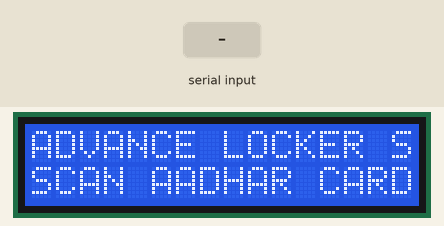
A sketch run on a simulated Arduino Uno, built with avr-gcc and run on an emulated ATmega328P. On the bench: 16×2 character LCD. The test bench sets the inputs (shaded band). Random numbers use the default seed unless the sketch sets one; what the sketch prints to the serial monitor is not drawn.

Above: at 1.2 s.
1.3 s: "@\n" received over the second serial link
At 1.7 s:
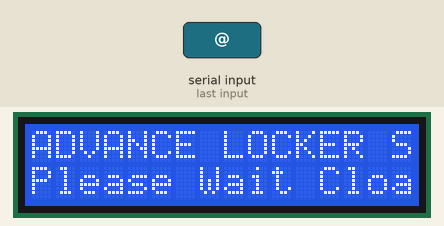
Timing chart, 0 to 4.3 s (numbered marks = the images above; inputs shaded):
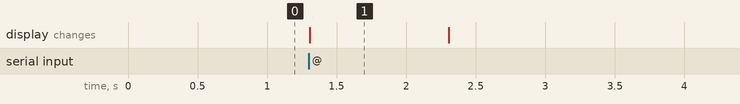

Measured:
- after the input at 1.3 s, the display: changes at once (image 1)
- what the display in image 1 shows lasts 1.0 s, from 1.3 s to 2.3 s

The sketch:

aadhaar_based_locker.ino
```cpp
#include<Keypad.h>
const byte ROWS = 4; //four rows
const byte COLS = 4; //four columns
char keys[ROWS][COLS] =
{
  {'1','1','2','3'},
  {'4','4','5','6'},
  {'7','7','8','9'},
  {'*','*','0','#'}
};
byte rowPins[ROWS] = {11,10,9,8}; //connect to the row pinouts of the keypad
byte colPins[COLS] =  {7,6,5,4};//connect to the column pinouts of the keypad
Keypad keypad = Keypad( makeKeymap(keys), rowPins, colPins, ROWS, COLS );
char customKey=0;
char password[4];
int i=0;

String Entered_OTP = "";

//#include <SoftwareSerial.h>
//SoftwareSerial mySerial(9, 10);

#include<SoftwareSerial.h>
SoftwareSerial BT(12, 13); //TX, RX  pins of arduino respetively

#include<LiquidCrystal.h>
LiquidCrystal lcd(14, 15, 16, 17, 18, 19); // initialize the library with the numbers of the interface pins RS,EN,D4,D5,D6,D7

String Aadhar="";
String info="";
volatile int count=0;
char inChar;
boolean stringComplete = false;  // whether the string is complete
int flag = 0;

long randNumber;
long OTP;

//----------//Aadhar data//-------------//
String P1="390177559845";
```

loop.ino
```cpp
void loop()
{
  lcd.setCursor(0, 1);
  lcd.print("SCAN AADHAR CARD");
  randNumber = random(1111, 9999);
  char customKey = keypad.getKey();
  //Serial.println(customKey );

  while (BT.available())
  //while (Serial.available())
  {
    inChar = (char)BT.read();  // get the new byte:
    //inChar = (char)Serial.read();  // get the new byte:
    info += inChar;           // add it to the inputString:
    //Serial.print(inChar);
    count ++; // if the incoming character is a newline, set a flag so the main loop can do something about it:

    if (inChar == '@')
    {
      Serial.println("Clossing...");
      Close();
    }
    if (inChar == '\n')
     {
       info="";
       Aadhar = info;
       flag =1;
     }
    if(info.length()>29 && info.length()<42)
     {
       Aadhar+=inChar;
     }
    if (info.length() > 40 && flag==1)
     {
      Serial.println(Aadhar);
      info = "";
      {
      if(Aadhar == P1)
        {
         Serial.println(randNumber);
         OTP==randNumber;
         Open();

         /*mySerial.println("AT+CMGF=1");    //Sets the GSM Module in Text Mode
         delay(1000);  // Delay of 1000 milli seconds or 1 second
         mySerial.println("AT+CMGS=\"+918849339407\"\r"); // Replace x with mobile number
         delay(1000);
         Serial.println(randNumber);
         mySerial.println(randNumber);
         delay(100);
         mySerial.println((char)26);// ASCII code of CTRL+Z
         delay(1000);
         */

          /*do
          {
            if (Serial.available()>0)
              {
                char customKey = keypad.getKey();
                Entered_OTP += (char) customKey;
              }
           }while(Entered_OTP.length() < 4);
            Serial.println(Entered_OTP);
            int temp_OTP = Entered_OTP.toInt();
            if(temp_OTP == OTP)
              {
                Open();
              }
            else
              {
                Serial.println("Wrong OTP");
              }
              */
      }
      else
        {
          Serial.println("unAuthorized User");
          lcd.setCursor(0, 1);
          lcd.print("unAuthorized User");
        }
      }
        flag=0;
    }

 }
}
```

setup.ino
```cpp
void setup()
{
   Serial.begin(9600);
   BT.begin(9600);
   //mySerial.begin(9600);
   lcd.begin(16, 2);
   lcd.print("ADVANCE LOCKER SYSTEM");
}
```

void_functions.ino
```cpp
void Open()
{
 Serial.println("Opening");
 lcd.setCursor(0, 1);
 lcd.print("Please Wait Opening");
 digitalWrite( 2,HIGH);
 digitalWrite( 3,LOW);
 delay(2000);
 digitalWrite( 2,LOW);
}
void Close()
{
  digitalWrite( 3,HIGH);
  digitalWrite( 2,LOW);
  lcd.setCursor(0, 1);
  lcd.print("Please Wait Cloasing....");
  delay(1000);
  digitalWrite( 3,LOW);
}
```
